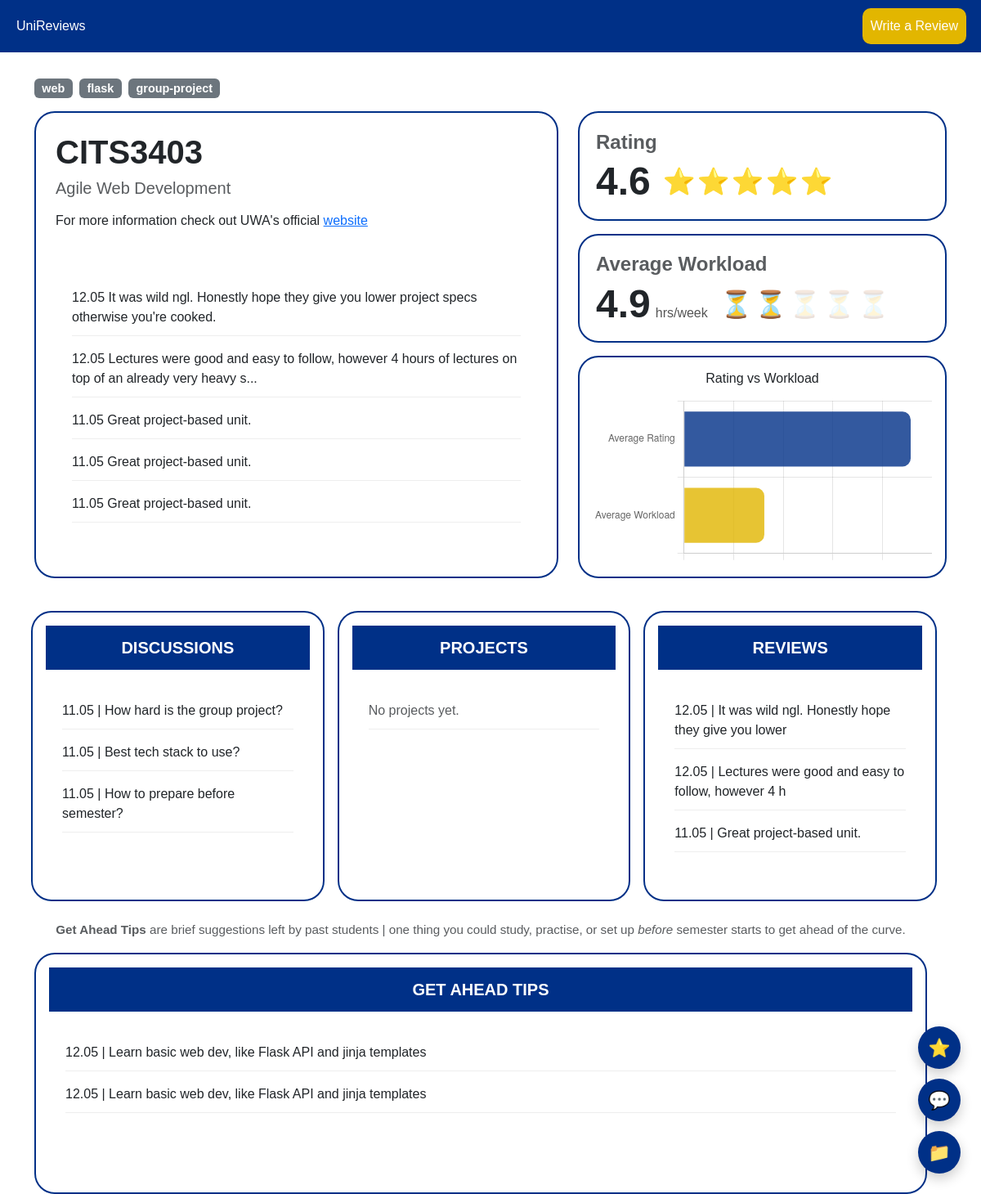
Before: /unit/CITS3403 with the older database file.
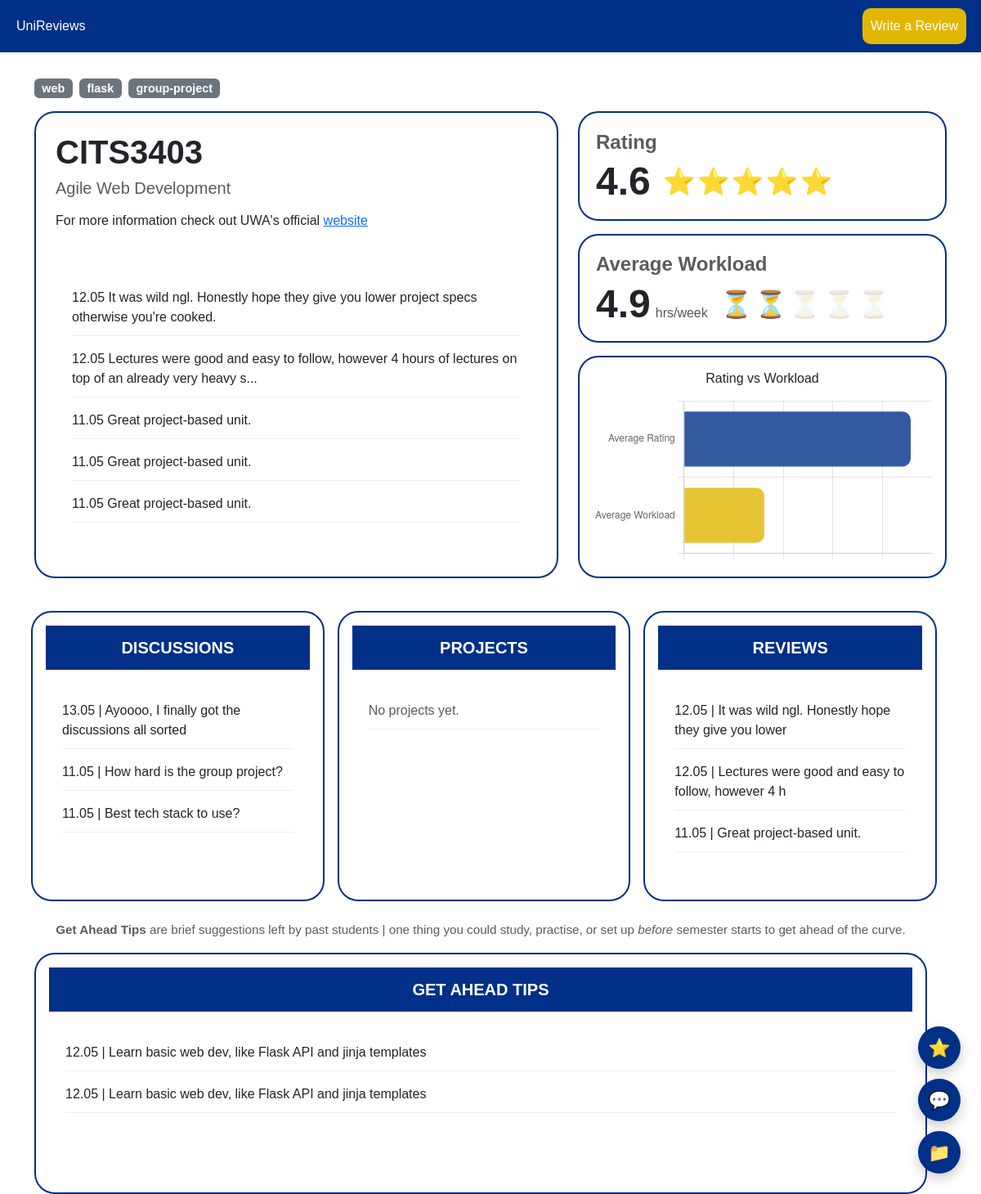
After: the same page with the newer database file.
### app/models.py (models this page shows, shortened)
class Review(db.Model):
    __tablename__ = "reviews"
    review_id = db.Column(db.Integer, primary_key=True)
    unit_code = db.Column(
        db.String(16),
        db.ForeignKey("units.code"),
        nullable=False
    )
    author_id = db.Column(
        db.Integer,
        db.ForeignKey("users.user_id"),
        nullable=False
    )
    rating = db.Column(db.Float, nullable=False)
    workload = db.Column(db.Float, nullable=False)
    content = db.Column(db.Text, nullable=False)
    get_ahead_tip = db.Column(db.String(200), nullable=True)
    created_at = db.Column(
        db.DateTime,
        default=lambda: datetime.now(timezone.utc)
    )
    unit = db.relationship(
        "Unit",
        back_populates="reviews"
    )
    author = db.relationship(
        "User",
        back_populates="reviews"
    )

class Discussion(db.Model):
    __tablename__ = "discussions"
    discussion_id = db.Column(
        db.Integer,
        primary_key=True
    )
    unit_code = db.Column(
        db.String(16),
        db.ForeignKey("units.code"),
        nullable=False
    )
    author_id = db.Column(
        db.Integer,
        db.ForeignKey("users.user_id"),
        nullable=False
    )
    title = db.Column(
        db.String(255),
        nullable=False
    )
    body = db.Column(
        db.Text,
        nullable=False
    )
    created_at = db.Column(
        db.DateTime,
        default=lambda: datetime.now(timezone.utc)
    )
    upvotes = db.Column(db.Integer, default=0)
    downvotes = db.Column(db.Integer, default=0)
    voters = db.Column(db.JSON, default=list)
    unit = db.relationship(
        "Unit",
        back_populates="discussions"
    )
    author = db.relationship(
        "User",
        back_populates="discussions"
    )
    comments = db.relationship(
        "Comment",
        back_populates="discussion",
        cascade="all, delete-orphan",
        order_by="desc(Comment.created_at)"
    )

### app/routes.py (the view)
@main.route("/unit/<code>")
def unit_page(code):
    unit = Unit.query.get_or_404(code)
    return render_template(
        "unit_page.html",
        unit=unit,
        reviews = sorted(
            unit.reviews,
            key=lambda r: r.created_at,
            reverse=True
        ),
        discussions = sorted(
            unit.discussions,
            key=lambda d: d.created_at,
            reverse=True
        ),
        projects = sorted(
            unit.projects,
            key=lambda p: p.created_at,
            reverse=True
        )
    )

### app/models.py (called while the page is built)
    @property
    def rating(self):
        if not self.reviews:
            return 0.0
        return sum(r.rating for r in self.reviews) / len(self.reviews)

    @property
    def workload(self):
        if not self.reviews:
            return 0.0
        return sum(r.workload for r in self.reviews) / len(self.reviews)

### app/routes.py (called while the page is built)
@main.context_processor
def inject_globals():
    return dict(
        current_user_id=get_current_user(),
        current_user=get_current_user_obj()
    )

def get_current_user():
    return session.get("user_id")

def get_current_user_obj():
    user_id = get_current_user()
    if not user_id:
        return None
    return User.query.get(get_current_user())

### app/templates/unit_page.html (shortened to what the changed rows need)
{% extends "base.html" %}
{% block styles %}
    <link href="{{ url_for('static', filename='css/unit_page.css') }}" rel="stylesheet">
{% endblock %}
{% block content %}
    <div class="container mt-5 pt-5">
        {% if unit.tags %}
            <div class="mb-3">
                {% for tag in unit.tags %}
                    <span class="badge bg-secondary me-1">
                        {{ tag }}
                    </span>
                {% endfor %}
            </div>
        {% endif %}
        <div class="row align-items-stretch">
            <div class="col-md-7 d-flex">
                <div class="card p-4 flex-fill">
                    <h1 class="fw-bold">
                        {{ unit.code }}
                    </h1>
                    <ul class="recent-reviews-list mt-4">
                        {% for review in reviews[:5] %}
                            <li class="review-wide-card">
                                <span class="review-date">
                                {{ review.created_at.strftime("%d.%m") }}
                                </span>
                                <span class="review-rating">
                                    {{ review.content[:100] }}{% if review.content|length > 100%}...{% endif%}
                                </span>
                            </li>
                        {% else %}
                            <li class="text-muted">No reviews have been left yet.</li>
                        {% endfor %}
                    </ul>
                </div>
            </div>
            <div class="col-md-5 d-flex flex-column gap-3">
                <div class="card p-3 text-start flex-fill rating-card">
                    <div class="rating-info">
                        <h2 class="fw-bold">{{ "%.1f"|format(unit.rating) }}</h2>
                        <div class="rating-stars">
                            {% for i in range(1, 6) %}
                                <span class="star {% if unit.rating >= i %}filled{% endif %}">⭐️</span>
                            {% endfor %}
                        </div>
                    </div>
                </div>
                {% from "macros/workload.html" import workload_display %}
                <div class="card p-3 text-start flex-fill rating-card">
                    <div class="rating-info">
                        {{ workload_display(unit.workload) }}
                    </div>
                </div>
            </div>
        <div class="row mt-4 g-3">
            <div class="col-md-4">
                <a href={{ url_for('main.unit_discussions', unit_code=unit.code) }}
                    class="text-decoration-none text-dark">
                    <div class="card p-3 h-100">
                        <ul class="mt-2">
                            {% for d in discussions[:3] %}
                                <li>
                                    {{ d.created_at.strftime("%d.%m") }}
                                    |
                                    {{ d.title[:50] }}
                                </li>
                            {% else %}
                                <li class="text-muted">
                                    No discussions yet.
                                </li>
                            {% endfor %}
                        </ul>
                    </div>
                </a>
            </div>
            <div class="col-md-4">
                <a
                    href={{ url_for('main.unit_reviews', unit_code=unit.code) }}
                    class="text-decoration-none text-dark">
                    <div class="card p-3 h-100">
                        <ul class="mt-2">
                            {% for r in reviews[:3] %}
                                <li>
                                    {{ r.created_at.strftime("%d.%m") }}
                                    |
                                    {{ r.content[:50] }}
                                </li>
                            {% else %}
                                <li class="text-muted">
                                    No additional reviews.
                                </li>
                            {% endfor %}
                        </ul>
                    </div>
                </a>
            </div>
        </div>
        <div class="row mt-4">
            <div class="col-12">
                <a href="{{ url_for('main.get_ahead_tips', unit_code=unit.code) }}"
                class="text-decoration-none text-dark">
                    <div class="card p-3 h-100">
                        <ul class="mt-2">
                            {% for r in reviews[:5] if r.get_ahead_tip %}
                                <li class="get-ahead-tip-preview">
                                    {{ r.created_at.strftime("%d.%m") }}
                                    |
                                    {{ r.get_ahead_tip }}
                                </li>
                            {% else %}
                                <li class="text-muted">No tips yet, be the first to leave one when you write a review!</li>
                            {% endfor %}
                        </ul>
                    </div>
                </a>
            </div>
        </div>
    </div>
{% endblock %}
{% block scripts %}
    <script>
    const ctx = document.getElementById('ratingWorkloadChart');
    new Chart(ctx, {
        type: 'bar',
        data: {
            labels: ['Average Rating', 'Average Workload'],
            datasets: [{
                label: 'Unit Scores',
                data: [{{ unit.rating }}/5, {{ unit.workload }}/15],
                backgroundColor: [
                    'rgba(0, 48, 135, 0.8)',
                    'rgba(226, 182, 0, 0.8)'
                ],
                borderRadius: 10
            }]
        },
        options: {
            indexAxis: 'y',
            scales: {
                x: {
                    min: 0,
                    max: 1,
                    ticks: { display: false}
                }
            },
            plugins: {
                legend: { display: false }
            }
        }
    });
    </script>
{% endblock %}

Changed rows visible on the page:
no longer on this page (row unchanged): Discussion: created_at "11.05", title "How to prepare before semester?"
added Discussion: created_at "13.05", title "Ayoooo, I finally got the discussions all sorted"
